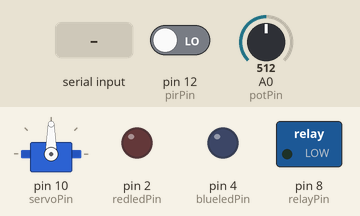
A sketch run on a simulated Arduino Uno, built with avr-gcc and run on an emulated ATmega328P. Parts: servo, switched loads named in the sketch (green lamp = pin HIGH), output pins drawn as LEDs (lit = HIGH). The test bench sets the inputs (shaded band); at power-on: pin 12 (pirPin) LOW, A0 (potPin) = 512. What the sketch prints to the serial monitor is not drawn.

Above: at 1.2 s.
1.3 s: "90,45\n" received over Serial
At 3.1 s:
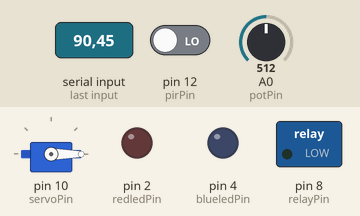
3.5 s: pin 12 (pirPin) driven HIGH
At 5.4 s:
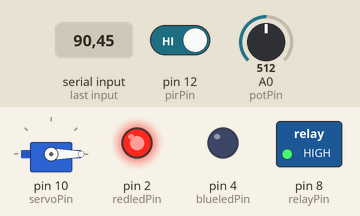
6.5 s: "30,150\n" received over Serial
At 8.1 s:
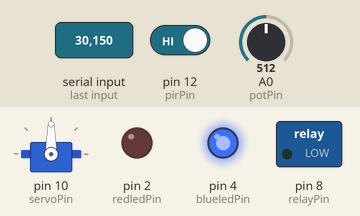
10.6 s: "5\n" received over Serial
At 14.0 s:
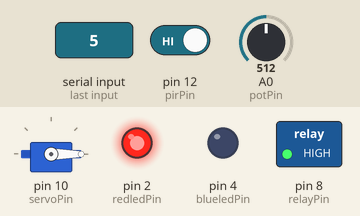
14.5 s: "90\n" received over Serial
At 15.6 s:
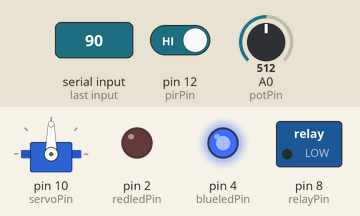
Timing chart, 0 to 18.5 s (numbered marks = the images above; inputs shaded):
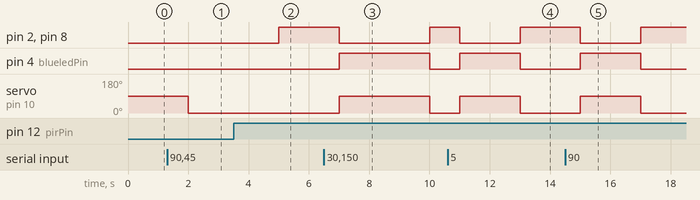

The sketch:

smart_ac_heater.ino
```cpp
#include <Servo.h>

int potPin = A0;
int servoPin = 10;
int relayPin = 8;
int pirPin = 12;
int redledPin = 2;
int blueledPin = 4;

Servo myservo;

void setup() {
  Serial.begin(9600);

  myservo.attach(servoPin);

  pinMode(pirPin, INPUT);

  pinMode(relayPin, OUTPUT);
  pinMode(redledPin, OUTPUT);
  pinMode(blueledPin, OUTPUT);
}

void loop() {
  int potValue = analogRead(potPin);
  int motionDetected = digitalRead(pirPin);
  int servodegree = map(potValue, 0, 1023, 0, 180);
  int temp = map(potValue, 0, 1023, 20, 30);

  Serial.print(temp);
  Serial.print(",");

  if (Serial.available())
  {
    int num = Serial.parseInt();

    if (motionDetected > 0){
      switch (num)
      {

        case 0:
            digitalWrite(redledPin, HIGH);
            digitalWrite(blueledPin, LOW);
            digitalWrite(relayPin, HIGH);
            myservo.write(0);
            break;

         default:
            digitalWrite(blueledPin, HIGH);
            digitalWrite(redledPin, LOW);
            digitalWrite(relayPin, LOW);
            myservo.write(servodegree);
            break;

      }
    }else{
      digitalWrite(redledPin, LOW);
      digitalWrite(blueledPin, LOW);
      digitalWrite(relayPin, LOW);
      myservo.write(0);
    }
  }
    Serial.print(servodegree);
    Serial.println("");
    delay(1000);
}
```

Measured:
- after the input at 1.3 s, servo on pin 10 (servoPin): 90° → 0° after 0.70 s
- after the input at 3.5 s, pin 2 (redledPin), pin 8 (relayPin): LOW → HIGH after 1.5 s
- after the input at 6.5 s, pin 2 (redledPin), pin 8 (relayPin): HIGH → LOW after 0.50 s, → HIGH 3.0 s later; pin 4 (blueledPin): LOW → HIGH after 0.50 s, → LOW 3.0 s later; servo on pin 10 (servoPin): 0° → 90° after 0.50 s, → 0° 3.0 s later
- after the input at 10.6 s, pin 2 (redledPin), pin 8 (relayPin): HIGH → LOW after 0.41 s, → HIGH 2.0 s later; pin 4 (blueledPin): LOW → HIGH after 0.41 s, → LOW 2.0 s later; servo on pin 10 (servoPin): 0° → 90° after 0.41 s, → 0° 2.0 s later
- after the input at 14.5 s, pin 2 (redledPin), pin 8 (relayPin): HIGH → LOW after 0.51 s, → HIGH 2.0 s later; pin 4 (blueledPin): LOW → HIGH after 0.51 s, → LOW 2.0 s later; servo on pin 10 (servoPin): 0° → 90° after 0.51 s, → 0° 2.0 s later
